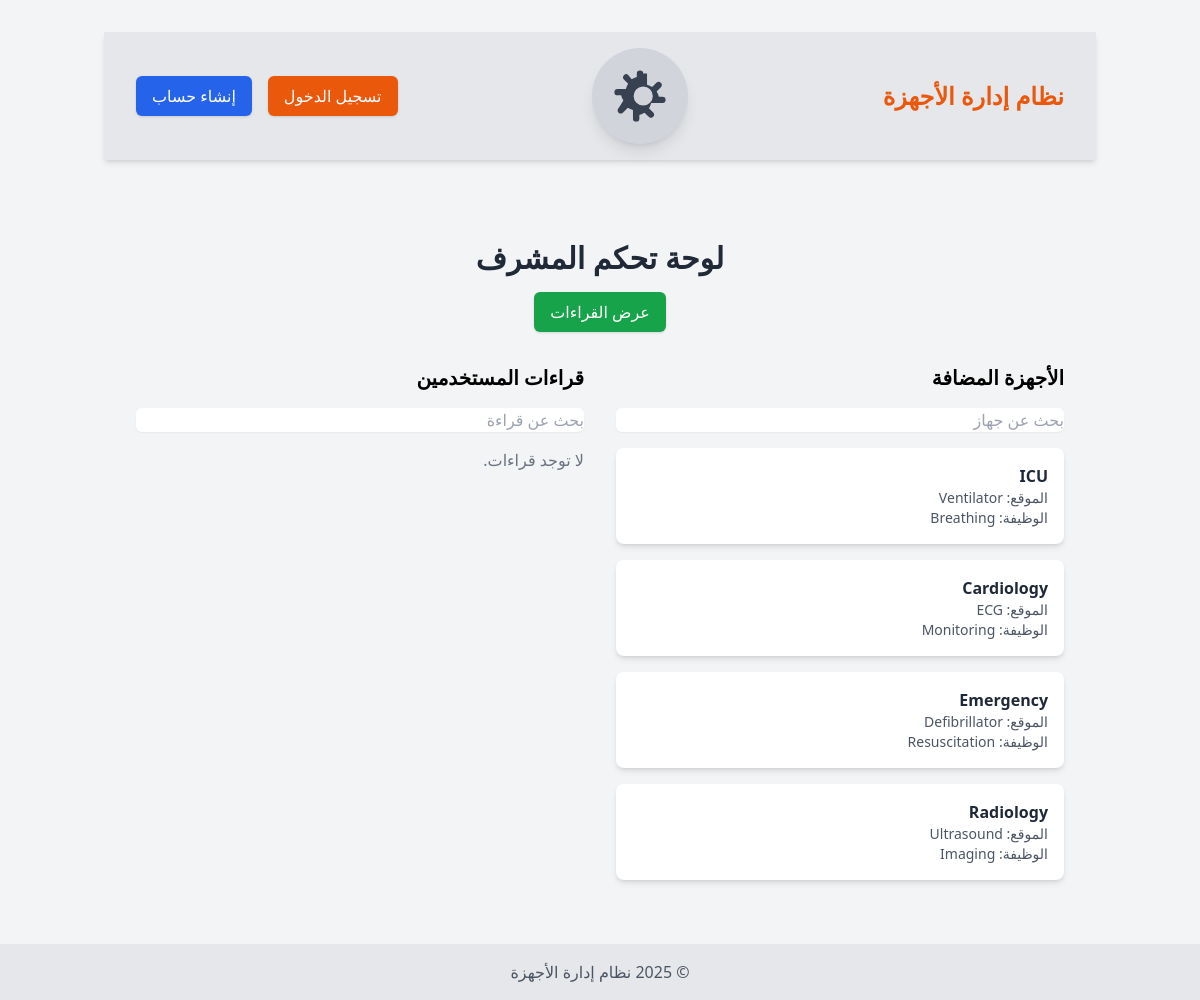
Screenshot of /admin_dashboard/ (signed in) with the database file from the repository.
### admin_dashboard/models.py (models this page shows, shortened)
class Device(models.Model):
    name = models.CharField(max_length=255, verbose_name="اسم الجهاز")
    device_number = models.CharField(max_length=255, verbose_name="رقم الجهاز")  # تأكد من وجود هذا الحقل
    function = models.CharField(max_length=255, verbose_name="وظيفة الجهاز")
    location = models.CharField(max_length=255, verbose_name="موقع الجهاز")
    created_at = models.DateTimeField(auto_now_add=True)
    updated_at = models.DateTimeField(auto_now=True)
    class Meta:
        verbose_name = "جهاز"
        verbose_name_plural = "الأجهزة"

### admin_dashboard/views.py (the view)
# urls.py: path('', views.dashboard, name='dashboard'),
@staff_member_required
def dashboard(request):
    devices = Device.objects.all()  # جلب جميع الأجهزة
    return render(request, 'admin_dashboard/dashboard.html', {'devices': devices})

### admin_dashboard/templates/admin_dashboard/dashboard.html (shortened to what this page needs)
{% extends 'shared_app/base.html' %}
{% block content %}
<div class="flex justify-between items-center bg-gray-200 py-4 px-8 shadow-md">
    <div>
        <h1 class="text-2xl font-bold text-orange-600">نظام إدارة الأجهزة</h1>
    </div>
    <div class="relative group">
        <a href="/admin/" title="لوحة إدارة المشرف"
           class="block p-4 bg-gray-300 rounded-full shadow-lg hover:bg-gray-400 transition-transform transform hover:scale-110">
        </a>
    </div>
    <div class="flex gap-4">
        <a href="/login" class="text-white bg-orange-600 hover:bg-orange-700 px-4 py-2 rounded-md shadow">تسجيل الدخول</a>
        <a href="/register" class="text-white bg-blue-600 hover:bg-blue-700 px-4 py-2 rounded-md shadow">إنشاء حساب</a>
    </div>
</div>
<div class="text-center mt-12">
    <h2 class="text-3xl font-bold text-gray-800">لوحة تحكم المشرف</h2>
    <a href="http://127.0.0.1:8000/admin_dashboard/readings/"
       class="text-white bg-green-600 hover:bg-green-700 px-4 py-2 rounded-md shadow mt-4 inline-block">
        عرض القراءات
    </a>
</div>
<div class="grid grid-cols-2 gap-8 px-8 mt-8">
    <div>
        <h3 class="text-xl font-semibold mb-4">الأجهزة المضافة</h3>
        <input type="text" placeholder="بحث عن جهاز" class="mb-4 w-full border-gray-300 rounded-md shadow-sm focus:ring-orange-500 focus:border-orange-500">
        <div class="grid grid-cols-1 gap-4">
            {% for device in devices %}
            <div class="bg-white p-4 rounded-lg shadow-md">
                <h5 class="font-bold text-gray-800">{{ device.name }}</h5>
                <p class="text-sm text-gray-600">الموقع: {{ device.location }}</p>
                <p class="text-sm text-gray-600">الوظيفة: {{ device.function }}</p>
            </div>
            {% empty %}
            <div class="text-gray-500">لا توجد أجهزة مضافة.</div>
            {% endfor %}
        </div>
    </div>
    <div>
        <h3 class="text-xl font-semibold mb-4">قراءات المستخدمين</h3>
        <input type="text" placeholder="بحث عن قراءة" class="mb-4 w-full border-gray-300 rounded-md shadow-sm focus:ring-blue-500 focus:border-blue-500">
        <div class="grid grid-cols-1 gap-4">
            {% for reading in readings %}
            <div class="bg-gray-100 p-4 rounded-lg shadow-md">
                <h5 class="font-bold text-gray-800">{{ reading.device.name }}</h5>
                <p class="text-sm text-gray-600">القراءة: {{ reading.value }}</p>
                <p class="text-sm text-gray-600">التاريخ: {{ reading.timestamp|date:"Y-m-d H:i" }}</p>
            </div>
            {% empty %}
            <div class="text-gray-500">لا توجد قراءات.</div>
            {% endfor %}
        </div>
    </div>
</div>
{% endblock %}

### rows the page displays
Device: name "ICU", location "Ventilator", function "Breathing"
Device: name "Cardiology", location "ECG", function "Monitoring"
Device: name "Emergency", location "Defibrillator", function "Resuscitation"
Device: name "Radiology", location "Ultrasound", function "Imaging"
